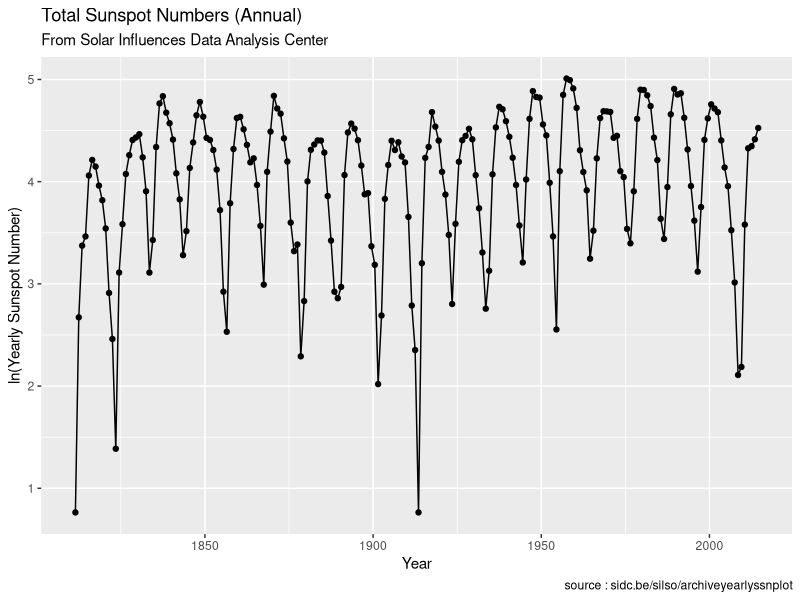
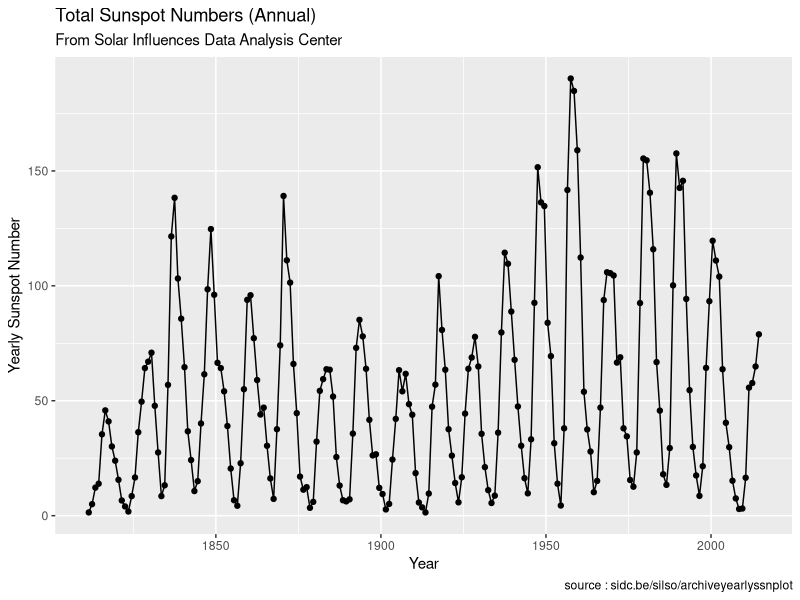
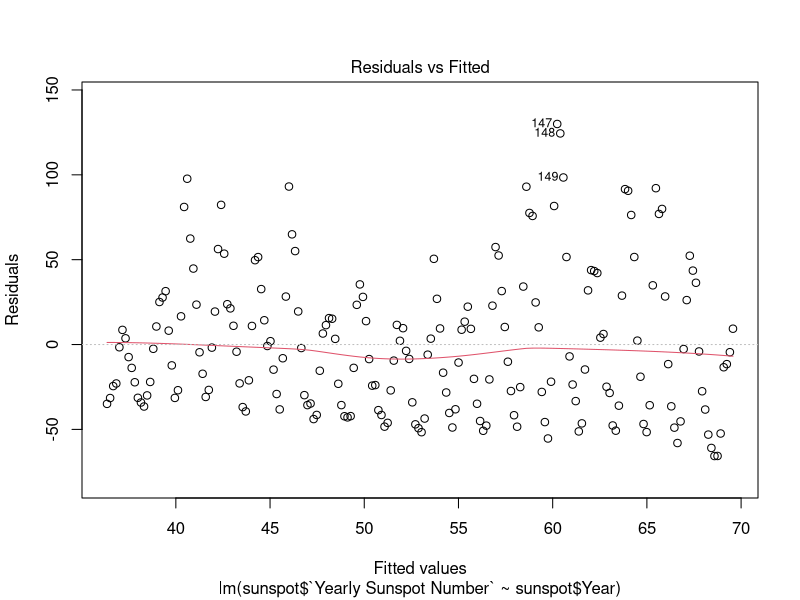
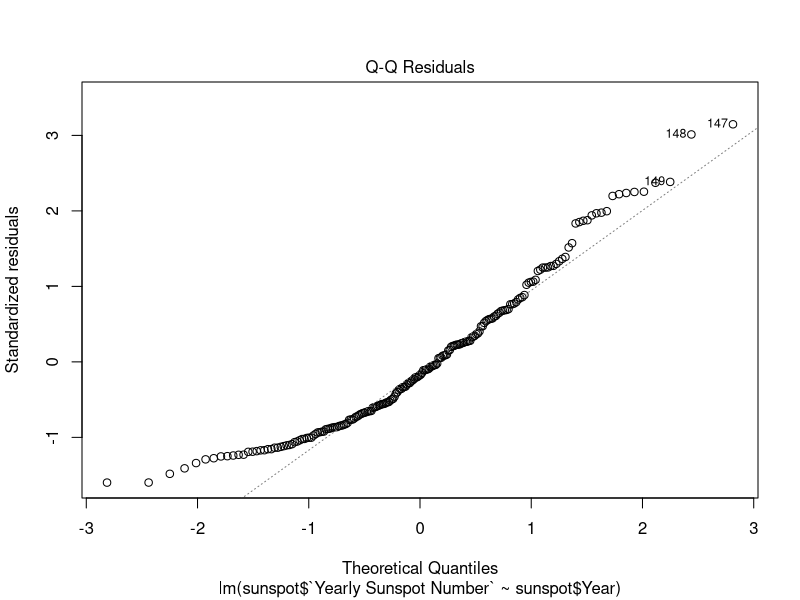
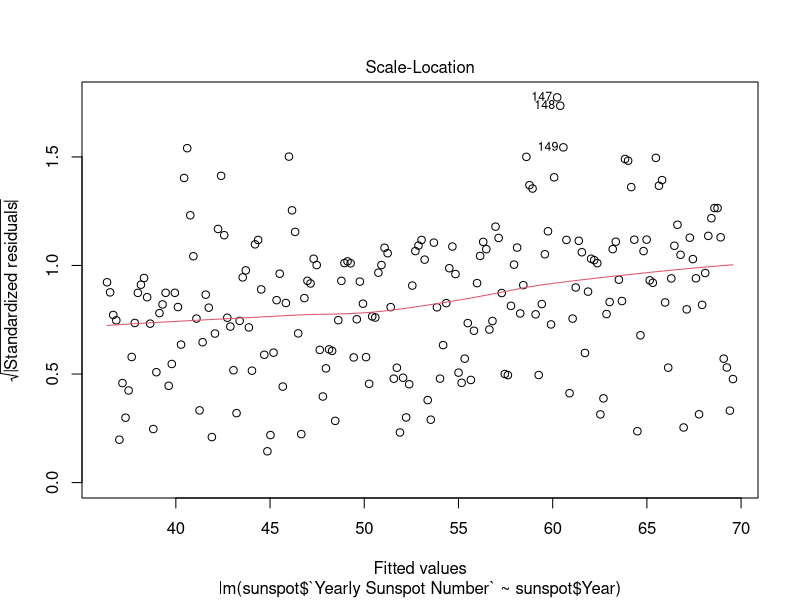
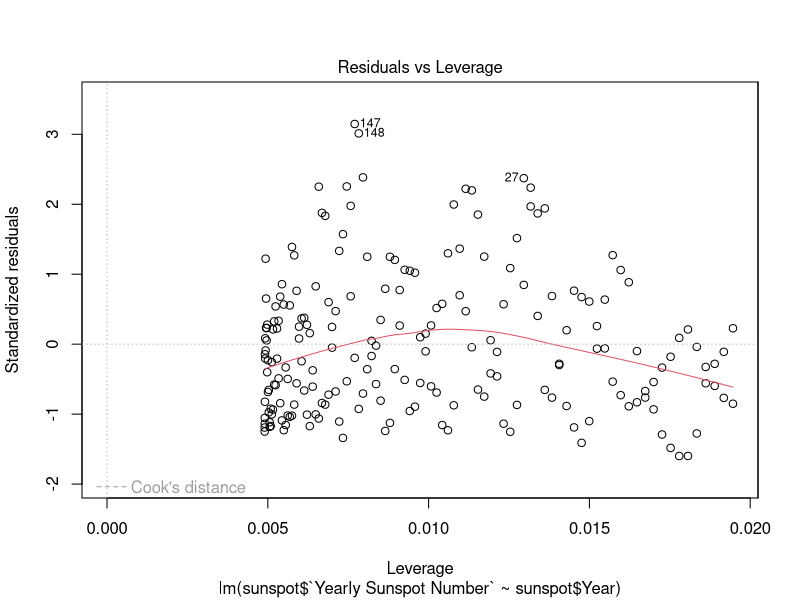
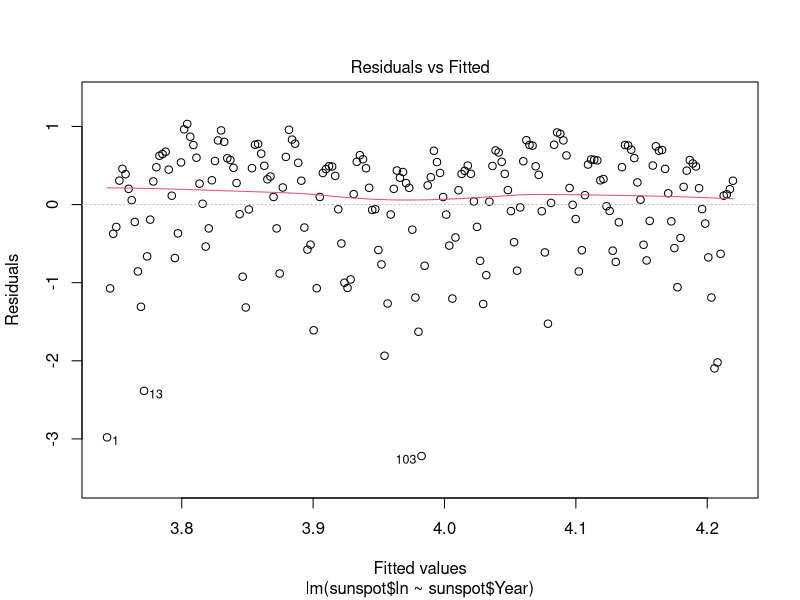
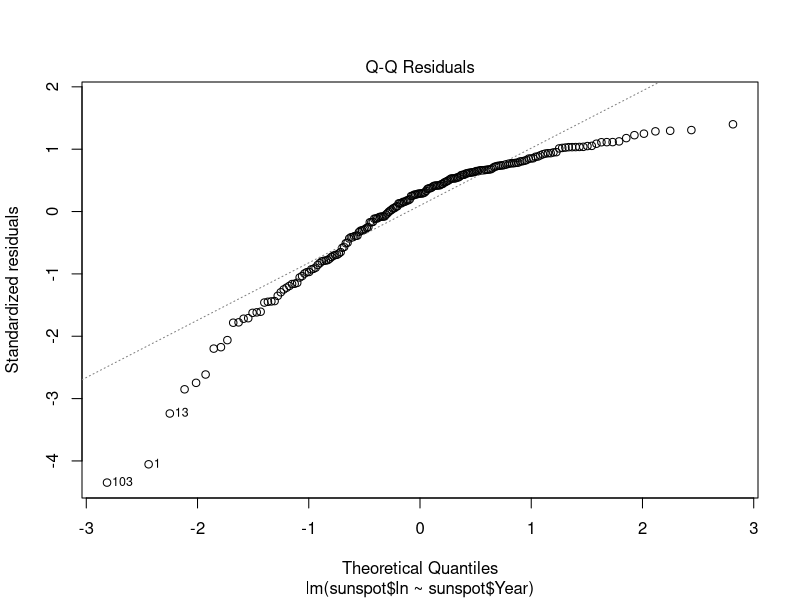

Recreate these plots in R, in order.
#SMA from Time series Douglas Page23
library(readr)
library(magrittr)
library(dplyr)
library(ggplot2)
#library(TTR)
sunspot <- read_csv("sunspot.csv")
#adjust zero value

geomean <- exp(mean(log(sunspot$`Yearly Sunspot Number`[is.finite(log(sunspot$`Yearly Sunspot Number`))]))) #geometric mean and avoid -inf
sunspot$ln = log(((sunspot$`Yearly Sunspot Number`^0.5)-1)/(0.5*(geomean^(0.5-1))))#power family at gramma = -0.5 (square root tranformation)
#tranformed
ggplot(sunspot,aes(Year))+geom_line(aes(y=sunspot$ln),color="black")+geom_point(aes(y=sunspot$ln),color="black")+labs(y="ln(Yearly Sunspot Number)",title="Total Sunspot Numbers (Annual)",subtitle="From Solar Influences Data Analysis Center",caption="source : sidc.be/silso/archiveyearlyssnplot")
#source
ggplot(sunspot,aes(Year))+geom_line(aes(y=sunspot$`Yearly Sunspot Number`),color="black")+geom_point(aes(y=sunspot$`Yearly Sunspot Number`),color="black")+labs(y="Yearly Sunspot Number",title="Total Sunspot Numbers (Annual)",subtitle="From Solar Influences Data Analysis Center",caption="source : sidc.be/silso/archiveyearlyssnplot")
print('Source data')
summary(sunspot$`Yearly Sunspot Number`)
sd(sunspot$`Yearly Sunspot Number`)
print('Transformed data')
summary(sunspot$ln)
sd(sunspot$ln)

#Transformed to source format
#sunspot$trans <- (exp(sunspot$SMAtrans)*(0.5*geomean^(0.5-1))+1)^(1/0.5)
#prove
fit = lm(sunspot$`Yearly Sunspot Number` ~sunspot$Year)
fit1 = lm(sunspot$ln ~sunspot$Year)
plot(fit)
plot(fit1)

anova(fit) #Test significant
anova(fit1)

acf(sunspot$`Yearly Sunspot Number`,NULL,plot=TRUE,main="Yearly Sunspot Number")  #acf
acf(sunspot$ln,plot=TRUE)  #acf

lag.plot(sunspot$`Yearly Sunspot Number`,1)
lag.plot(sunspot$ln,1)
